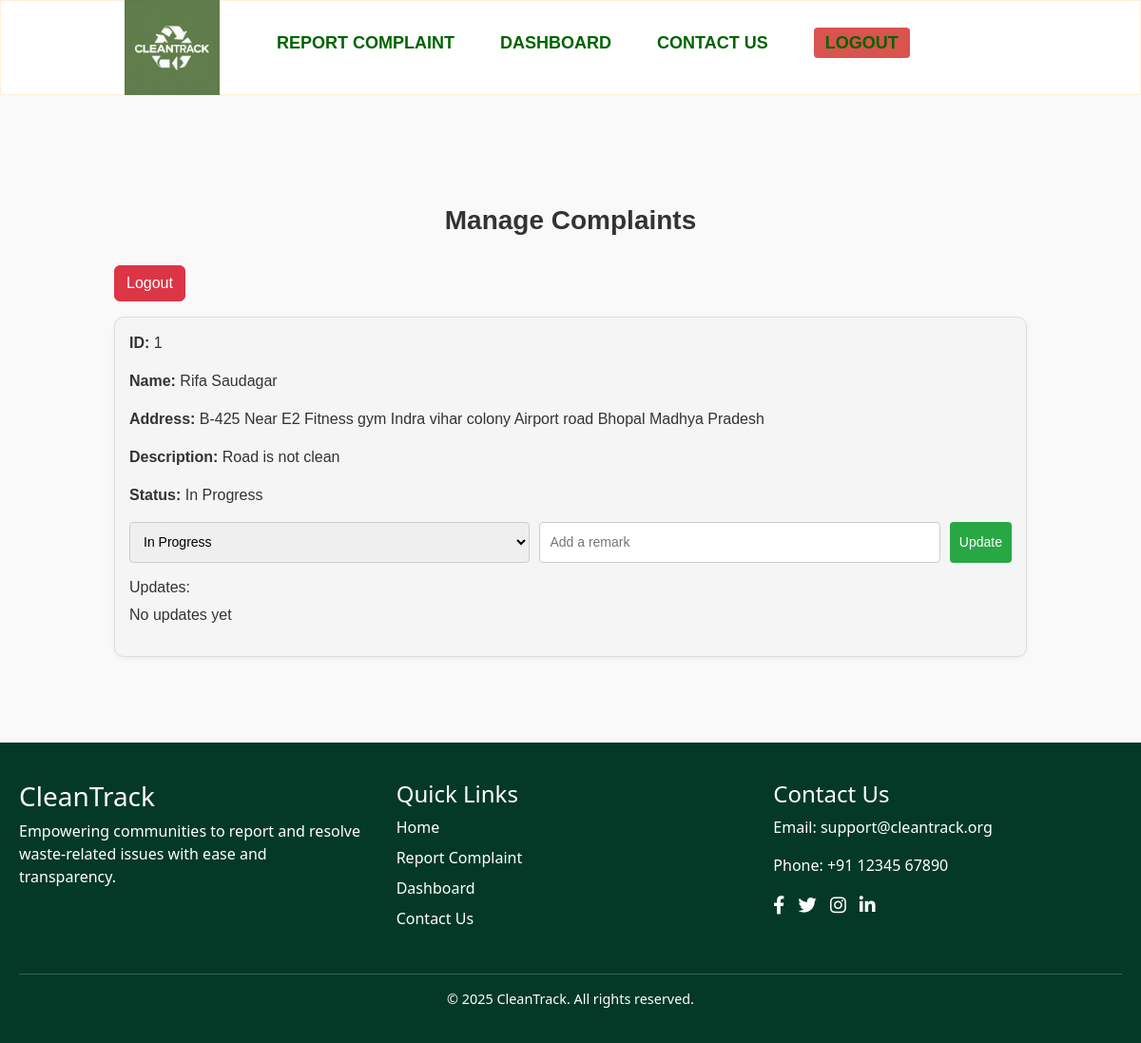
Screenshot of /waste_warrior (signed in) with the database file from the repository.
### models.py (models this page shows)
class CleanTrack(db.Model):
    __tablename__ = 'clean_track'
    id = db.Column(db.Integer, primary_key=True)
    user_id = db.Column(db.Integer, db.ForeignKey('user.id'), nullable=False)
    email_id = db.Column(db.String(100))
    name = db.Column(db.String(100))
    address = db.Column(db.String(500), nullable=False)
    description = db.Column(db.String(700), nullable=False)
    status = db.Column(db.String(50), default='Pending')
    date_listed = db.Column(db.DateTime, default=datetime.utcnow)

### app.py (the view)
@app.route('/waste_warrior')
def waste_warrior():
    user = get_current_user()
    if not user or not user.is_admin:
        flash('Admin access required', 'danger')
        return redirect(url_for('login'))
    complaints = CleanTrack.query.order_by(CleanTrack.date_listed.desc()).all()
    return render_template('waste_warrior.html', complaints=complaints)

### app.py (called while the page is built)
def get_current_user():
    user_id = session.get('user_id')
    if user_id:
        return User.query.get(user_id)
    return None

### templates/waste_warrior.html (shortened to what this page needs)
{% extends 'base.html' %}
{% block body %}
<div class="warrior-container">
    <h2>Manage Complaints</h2>
    <div class="mb-3">
        <a href="{{ url_for('logout') }}" class="btn btn-danger">Logout</a>
    </div>
    {% for c in complaints %}
    <div class="complaint-card">
        <p><strong>ID:</strong> {{ c.id }}</p>
        <p><strong>Name:</strong> {{ c.name }}</p>
        <p><strong>Address:</strong> {{ c.address }}</p>
        <p><strong>Description:</strong> {{ c.description }}</p>
        <p><strong>Status:</strong> {{ c.status }}</p>
        <form method="POST" action="{{ url_for('update_complaint', complaint_id=c.id) }}" class="update-form">
            <select name="status" required>
                <option value="In Progress" {% if c.status=='In Progress' %}selected{% endif %}>In Progress</option>
            </select>
            <input type="text" name="remark" placeholder="Add a remark" required>
            <button type="submit">Update</button>
        </form>
        <div class="mt-3">
            <h6>Updates:</h6>
            {% for update in c.updates %}
            <div class="card mb-2">
                <div class="card-body">
                    <p class="mb-1"><strong>{{ update.admin_user.email }}</strong> on {{
                        update.update_date.strftime('%Y-%m-%d %H:%M') }}</p>
                    <p class="mb-1">Changed status to: {{ update.status_change }}</p>
                    <p class="mb-0">Remarks: {{ update.update_text }}</p>
                </div>
            </div>
            {% else %}
            <p>No updates yet</p>
            {% endfor %}
        </div>
    </div>
    {% endfor %}
</div>
{% endblock body %}

### templates/base.html (shortened to what this page needs)
<!DOCTYPE html>
<html lang="en">
<head>
    <link href="https://cdn.jsdelivr.net/npm/bootstrap@5.3.5/dist/css/bootstrap.min.css" rel="stylesheet"
>
    <link rel="stylesheet" href="https://cdnjs.cloudflare.com/ajax/libs/font-awesome/6.0.0/css/all.min.css">
    <link rel="stylesheet" href="{{ url_for('static', filename='styles/style.css') }}">
</head>
<body>
    <div id="nav">
    <a href="{{ url_for('home') }}">
        <img src="{{ url_for('static', filename='images/CleanTrack-logo.png') }}" alt="CleanTrack Logo" class="logo-img">
    </a>
    <h4><a href="{{ url_for('submission') }}">Report Complaint</a></h4>
    <h4><a href="{{ url_for('dashboard') }}">Dashboard</a></h4>
    <h4><a href="{{ url_for('contact') }}">Contact Us</a></h4>
    {% if session['user_id'] %}
        <h4><a href="{{ url_for('logout') }}" class="logout-btn">Logout</a></h4>
    {% else %}
        <h4><a href="{{ url_for('login') }}" class="login-btn">Login</a></h4>
    {% endif %}
</div>
    {% block body %}
    {% endblock body %}
    <footer class="site-footer">
        <div class="footer-container">
            <div class="footer-about">
                <h3>CleanTrack</h3>
                <p>Empowering communities to report and resolve waste-related issues with ease and transparency.</p>
            </div>
            <div class="footer-links">
                <h4>Quick Links</h4>
                <ul>
                    <li><a href="#">Home</a></li>
                    <li><a href="/complaint_submission">Report Complaint</a></li>
                    <li><a href="#">Dashboard</a></li>
                    <li><a href="/contact">Contact Us</a></li>
                </ul>
            </div>
            <div class="footer-contact">
                <h4>Contact Us</h4>
                <p>Email: support@cleantrack.org</p>
                <p>Phone: +91 12345 67890</p>
                <div class="social-icons">
                    <a href="#"><i class="fab fa-facebook-f"></i></a>
                    <a href="#"><i class="fab fa-twitter"></i></a>
                    <a href="#"><i class="fab fa-instagram"></i></a>
                    <a href="#"><i class="fab fa-linkedin-in"></i></a>
                </div>
            </div>
        </div>
        <div class="footer-bottom">
            <p>&copy; 2025 CleanTrack. All rights reserved.</p>
        </div>
    </footer>
</body>
</html>

### static/styles/style.css (style rules this page uses)
* { margin: 0; padding: 0; box-sizing: border-box; }
html, body { height: 100%; width: 100%; }
#nav { height: 100px; width: 100%; display: flex; padding: 0 130px; align-items: center; gap: 48px; justify-content: flex-start; position: fixed; z-index: 99; background-color: rgba(255, 255, 255, 0.964); top: 0; border: 1px solid papayawhip; color: darkgreen; }
#nav h4 { font-size: 18px; text-transform: uppercase; font-weight: 600; list-style: none; }
#nav h4 a { text-decoration: none; color: inherit; }
.logo-img { height: 100px; padding-right: 12px; object-fit: contain; }
.logout-btn { color: #fff; background-color: #d9534f; padding: 6px 12px; text-decoration: none; border-radius: 4px; }
.warrior-container { max-width: 1000px; margin: 40px auto; padding: 20px; }
.warrior-container h2 { margin-top: 75px; margin-bottom: 30px; }
.complaint-card { border: 1px solid #ddd; border-radius: 10px; padding: 15px; margin-bottom: 30px; background-color: #f5f5f5; box-shadow: 0 2px 5px rgba(0, 0, 0, 0.05); }
.update-form { display: flex; flex-wrap: wrap; gap: 10px; margin-top: 15px; }
.update-form select, .update-form input[type="text"], .update-form button { padding: 10px; font-size: 14px; border: 1px solid #ccc; border-radius: 4px; }
.update-form select, .update-form input[type="text"] { flex: 1 1 200px; min-width: 150px; }
.update-form button { flex: 0 0 auto; background-color: #28a745; color: white; border: none; cursor: pointer; }
.site-footer { background-color: #043927; color: #ffffff; padding: 40px 20px 20px; font-family: 'Segoe UI', sans-serif; }
.footer-container { display: flex; justify-content: space-between; flex-wrap: wrap; gap: 30px; }
.footer-about, .footer-links, .footer-contact { flex: 1; min-width: 220px; }
.footer-links ul { list-style: none; padding: 0; }
.footer-links ul li { margin-bottom: 8px; }
.footer-links ul li a { color: #ffffff; text-decoration: none; transition: color 0.3s; }
.footer-bottom { text-align: center; margin-top: 30px; border-top: 1px solid #ffffff33; padding-top: 15px; font-size: 0.9rem; }
.social-icons { margin-top: 10px; }
.social-icons a { color: #ffffff; margin-right: 10px; font-size: 1.2rem; text-decoration: none; }
:root { --ct-green:#2f4f2f; --ct-green-hover:#3b6e3b; --bg:#f9f9f9; --white:#ffffff; --text:#333333; --border:#dcdcdc; --success-bg:#d4edda; --success-text:#155724; --error-bg:#f8d7da; --error-text:#721c24; }
* { box-sizing: border-box; }
body { font-family: Arial, Helvetica, sans-serif; background: var(--bg); color: var(--text); margin: 0; padding-top: 80px; }
h2 { text-align: center; margin-top: 30px; margin-bottom: 20px; color: #333; font-size: 28px; font-weight: 600; }

### rows the page displays
CleanTrack: id "1", name "Rifa Saudagar", address "B-425 Near E2 Fitness gym Indra vihar colony Airport road Bhopal Madhya Pradesh", description "Road is not clean", status "In Progress"
